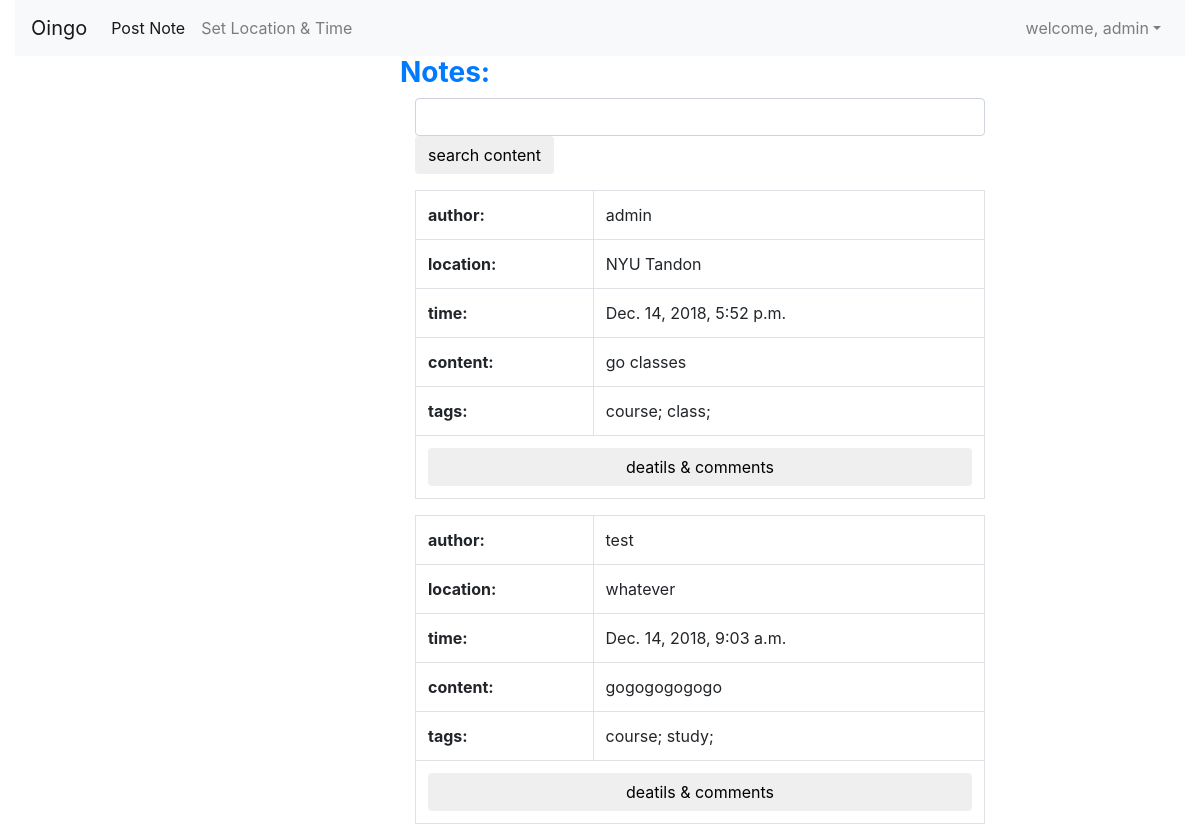
Page /oingo/index (signed in) on the committed database.
### oingo/models.py (models this page shows, shortened)
class Note(models.Model):
    note_content = models.TextField()
    publish_time = models.DateTimeField(auto_now=True)
    visiable_group = models.IntegerField()
    allow_comment = models.BooleanField()
    visiable_radius = models.FloatField()
    schedule = models.OneToOneField(Schedule, related_name="note", on_delete=models.CASCADE)
    location = models.ForeignKey(Location, related_name="notes", on_delete=models.CASCADE)
    author = models.ForeignKey(User, related_name="posted_notes", on_delete=models.CASCADE)
    tags = models.ManyToManyField(Tag, related_name="notes")
    def __str__(self):
        return self.note_content

class Location(models.Model):
    lname = models.CharField(max_length=50)
    lon = models.FloatField()
    lat = models.FloatField()

class Tag(models.Model):
    tname = models.CharField(max_length=50, primary_key=True)

### oingo/views.py (the view)
# urls.py: path('index', views.index, name='index'),
@login_required
def index(request):
    username = request.session.get('username', '')
    userid = request.session.get('userid', '')
    user = User.objects.get(id=userid)
    state = user.profile.state
    cur_lat = user.profile.last_lat
    cur_lon = user.profile.last_lon
    cur_time = user.profile.last_timestamp
    friendships = Friendship.objects.filter(friend=user, is_request=False)
    friends = set([fs.user for fs in friendships])
    notes = Note.objects.filter(Q(author=user) | Q(visiable_group=2) | Q(visiable_group=1, author__in=friends))
    notes = notes.filter(schedule__start_time__lte=cur_time.time(), schedule__end_time__gte=cur_time.time())
    date_note_id_set = set()
    for note in notes.all():
        if cur_time.date() <= note.schedule.to_date and (cur_time.date() - note.schedule.from_date).days % note.schedule.repetition == 0:
            date_note_id_set.add(note.id)
    date_notes = Note.objects.filter(id__in=date_note_id_set)
    notes = notes.intersection(date_notes)
    distance_note_id_set = set()
    for note in notes.all():
        if (note.visiable_radius is None or note.location.lon is None or note.location.lat is None) \
                or (note.visiable_radius >= _get_distance(note.location.lon, note.location.lat, cur_lon, cur_lat)):
            distance_note_id_set.add(note.id)
    distance_notes = Note.objects.filter(id__in=distance_note_id_set)
    matching_notes = notes.intersection(distance_notes)
    filters = Filter.objects.filter(Q(user=user)).filter(Q(state=state) | Q(state__isnull=True) | Q(state__exact=''))
    filters = filters.filter(Q(start_time__lte=cur_time.time()) | Q(start_time__isnull=True) )\
        .filter(Q(end_time__gte=cur_time.time())| Q(end_time__isnull=True))
    date_filter_id_set = set()
    for filter in filters.all():
        if (filter.from_date is None or filter.to_date is None) or (cur_time.date() < filter.to_date and (cur_time.date() - filter.from_date).days % filter.repetition == 0):
            date_filter_id_set.add(filter.id)
    date_filters = Filter.objects.filter(id__in=date_filter_id_set)
    filters = filters.intersection(date_filters)
    distance_filter_id_set = set()
    for filter in filters.all():
        if (filter.radius is None or filter.lon is None or filter.lat is None) \
                or (filter.radius >= _get_distance(filter.lon, filter.lat, cur_lon, cur_lat)):
            distance_filter_id_set.add(filter.id)
    distance_filters = Filter.objects.filter(id__in=distance_filter_id_set)
    matching_filters = filters.intersection(distance_filters)
    tnames = set([f.tag.tname if f.tag else None for f in matching_filters])
    if not tnames or None in tnames or '' in tnames:
        result_notes = matching_notes
    else:
        result_notes = matching_notes.filter(tags__tname__in=tnames)
    content = {
        'username': username,
        'userid': userid,
        'notes': result_notes
    }
    post = request.POST
    if post:
        keyword = post.get('keyword', '')
        search_notes = Note.objects.filter(note_content__icontains=keyword)
        content['notes'] = search_notes.intersection(result_notes)
    print(content['notes'])
    return render(request, 'oingo/index.html', content)

### oingo/views.py (called while the page is built)
def _get_distance(lon1, lat1, lon2, lat2):
    R = 6373.0  # radius of earth in km
    dlon = lon2 - lon1
    dlat = lat2 - lat1
    a = sin(dlat / 2) ** 2 + cos(lat1) * cos(lat2) * sin(dlon / 2) ** 2
    c = 2 * atan2(sqrt(a), sqrt(1 - a))
    distance = R * c
    return distance

### oingo/templates/oingo/index.html (shortened to what this page needs)
{% extends "oingo/base.html" %}
{% block content %}
    <div class="row">
        <div class="col-md-4"></div>
        <div class="col-md-6">
            <div class="row">
                <h3 class="text-left text-primary"><strong>Notes:</strong></h3>
            </div>
                    {% if notes %}
                    <form class="navbar-form navbar-left" role="form" method="post">
                        <div class="form-group">
                            <input class="form-control" type="text" name="keyword">
                            <button class="btn btn-default" type="submit" name="search">
                                search content
                            </button>
                        </div>
                    </form>
                        {% for note in notes %}
                            <row class="rows">
                                <table class="table table-bordered">
                                    <tr>
                                        <td><strong>author:</strong></td>
                                        <td>{{ note.author.username }}</td>
                                    </tr>
                                    <tr>
                                        <td><strong>location:</strong></td>
                                        <td>{{ note.location.lname }}</td>
                                    </tr>
                                    <tr>
                                        <td><strong>time:</strong></td>
                                        <td>{{ note.publish_time }}</td>
                                    </tr>
                                    <tr>
                                        <td><strong>content:</strong></td>
                                        <td>{{ note.note_content }}</td>
                                    </tr>
                                    <tr>
                                        <td><strong>tags:</strong></td>
                                        <td>
                                            {% for tag in note.tags.all %}
                                                {{ tag.tname }};
                                            {% endfor %}
                                        </td>
                                    </tr>
                                    <tr>
                                        <td colspan="2">
                                        <a href="{% url 'oingo:add_comment' note.id%}">
                                        <button class="btn btn-default btn-block" type="button">
                                            deatils & comments
                                        </button>
                                        </a>
                                        </td>
                                    </tr>
                                </table>
                            </row>
                        {% endfor %}
                    {% else %}
                        <div class="row">
                        <table class="table table-bordered">
                            <tr><td>No notes yet</td></tr>
                        </table>
                        </div>
                    {% endif %}
        </div>
    </div>
{% endblock %}

### oingo/templates/oingo/base.html (shortened to what this page needs)
<!DOCTYPE html>
{% load static %}
<html lang="en">
  <head>
    <link href="{% static 'oingo/css/bootstrap.min.css' %}" rel="stylesheet">
    <link href="{% static 'oingo/css/style.css' %}" rel="stylesheet">
  </head>
  <body>
    <div class="container-fluid">
	<div class="row">
		<div class="col-md-12">
			<nav class="navbar navbar-expand-lg navbar-light bg-light">
				 <a class="navbar-brand" href="{% url 'oingo:index' %}">Oingo</a>
				<div class="collapse navbar-collapse" id="bs-example-navbar-collapse-1">
					<ul class="navbar-nav">
						<li class="nav-item active">
							 <a class="nav-link" href="{% url 'oingo:create_note' %}">Post Note <span class="sr-only">(current)</span></a>
						</li>
						<li class="nav-item">
							 <a class="nav-link" href="{% url 'oingo:set_loc_time' %}">Set Location & Time</a>
						</li>
					</ul>
					<ul class="navbar-nav ml-md-auto">
                        {% if username %}
					    <li class="nav-item dropdown">
                             <a class="nav-link dropdown-toggle" href="#" id="navbarDropdownMenuLink" data-toggle="dropdown">welcome, {{username}}</a>
						</li>
                        {% endif %}
					</ul>
				</div>
			</nav>
		</div>
	</div>
    {% block content %}
    {% endblock %}
</div>
  </body>
</html>

### rows in the picture
Note: author.username "admin", location.lname "NYU Tandon", publish_time "Dec. 14, 2018, 5:52 p.m.", note_content "go classes"
Tag: tname "course"
Tag: tname "class"
Note: author.username "test", location.lname "whatever", publish_time "Dec. 14, 2018, 9:03 a.m.", note_content "gogogogogogo"
Tag: tname "study"

### other values in the picture
{{ username }} "admin"
